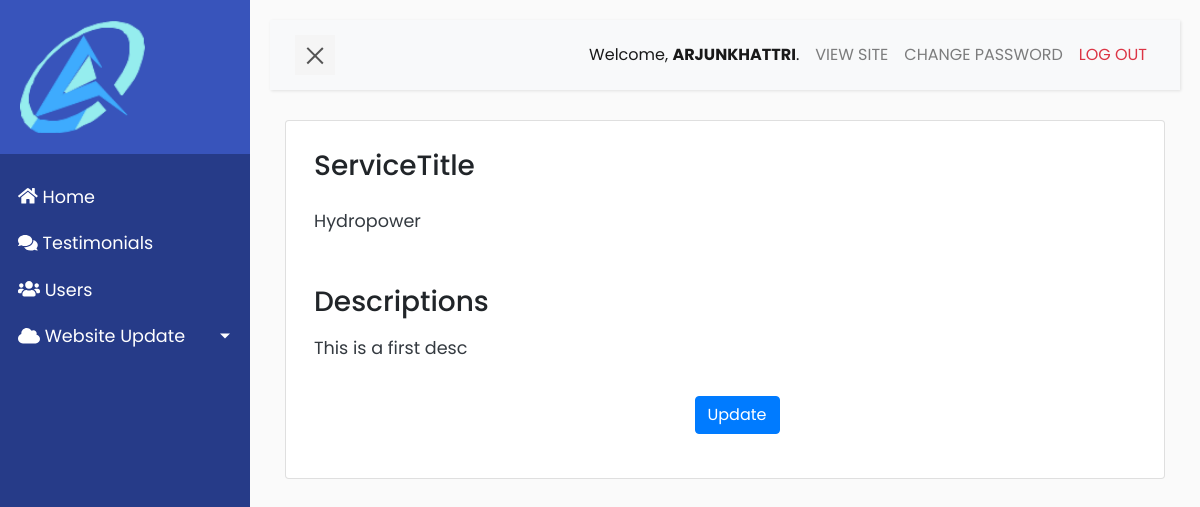
The page /subservices/detail/Hydropower (signed in) on the database as committed earlier.
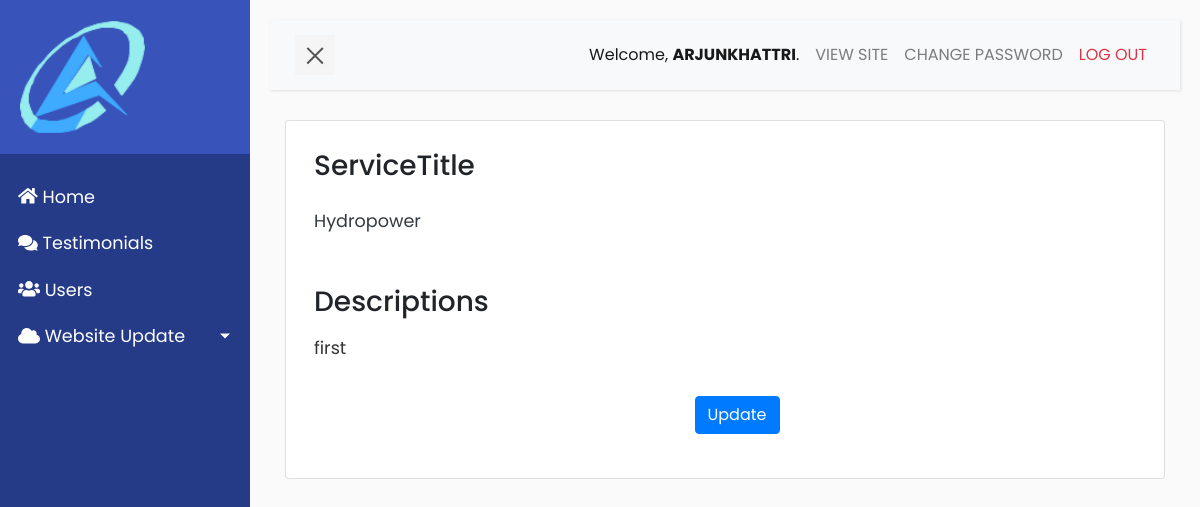
The same page on the database as committed later.
### constructionapp/models.py (models this page shows, shortened)
class SubServiceslist(models.Model):
    servicetitle = models.CharField(max_length=50, null=False, blank=False)
    description =RichTextUploadingField(blank=True, null=True)
    services = models.ForeignKey(Services, on_delete=models.CASCADE, related_name='subservices')

### constructionapp/views.py (the view)
# urls.py: path('subservices/detail/<str:name>', views.subservices_detail, name='subservices_detail'),
@login_required
def subservices_detail(request, name):
    subservices = SubServiceslist.objects.filter(servicetitle=name)
    if subservices.exists():
        subservice =subservices.first()
    context = {'subservices':subservice}
    return render(request, 'page/services/subservices/detail.html', context)

### constructionapp/templates/page/services/subservices/detail.html (shortened to what this page needs)
{% extends 'base.html' %}
{% load static %}
{% block content %}
<div class="container">
    {% if subservices %}
        <div class="row">
            <div class="col-xs-12 col-sm-12 col-md-12 col-xl-12">
                <div class="card mb-4 pl-2 pt-2">
                    <div class="card-body mb-2">
                        <h3 class="mb-4">ServiceTitle</h3>
                        <p class="card-text text-dark text-justify" >
                            {{ subservices.servicetitle }}
                        </p>
                        <h3 class="mt-5 mb-3">Descriptions </h3>
                        <p class="card-text text-dark text-justify" >
                            {{subservices.description | safe }}
                        </p>
                        <div class="form-group text-center" >
                            <a href="{% url 'update_subservices' subservices.id %}" class="btn btn-primary text mt-3 mt-3 ml-3">
                                Update
                            </a>
                        </div>
                    </div>
                </div>
            </div>
        </div>
   {% endif %}
</div>
{% endblock content %}

Rows that differ between the two databases and show on the page:
changed SubServiceslist "Hydropower": description "This is a first desc" → "first"
